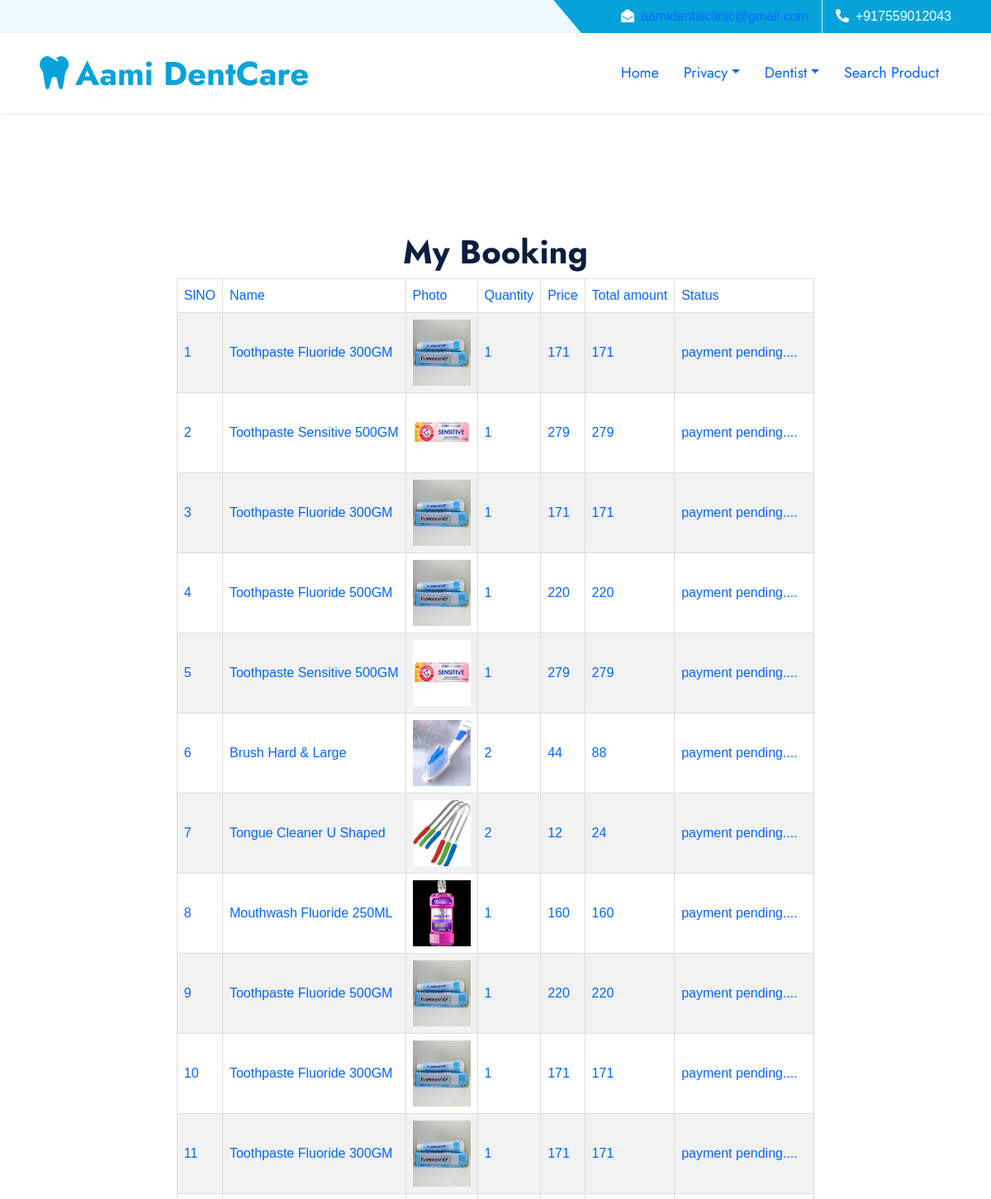
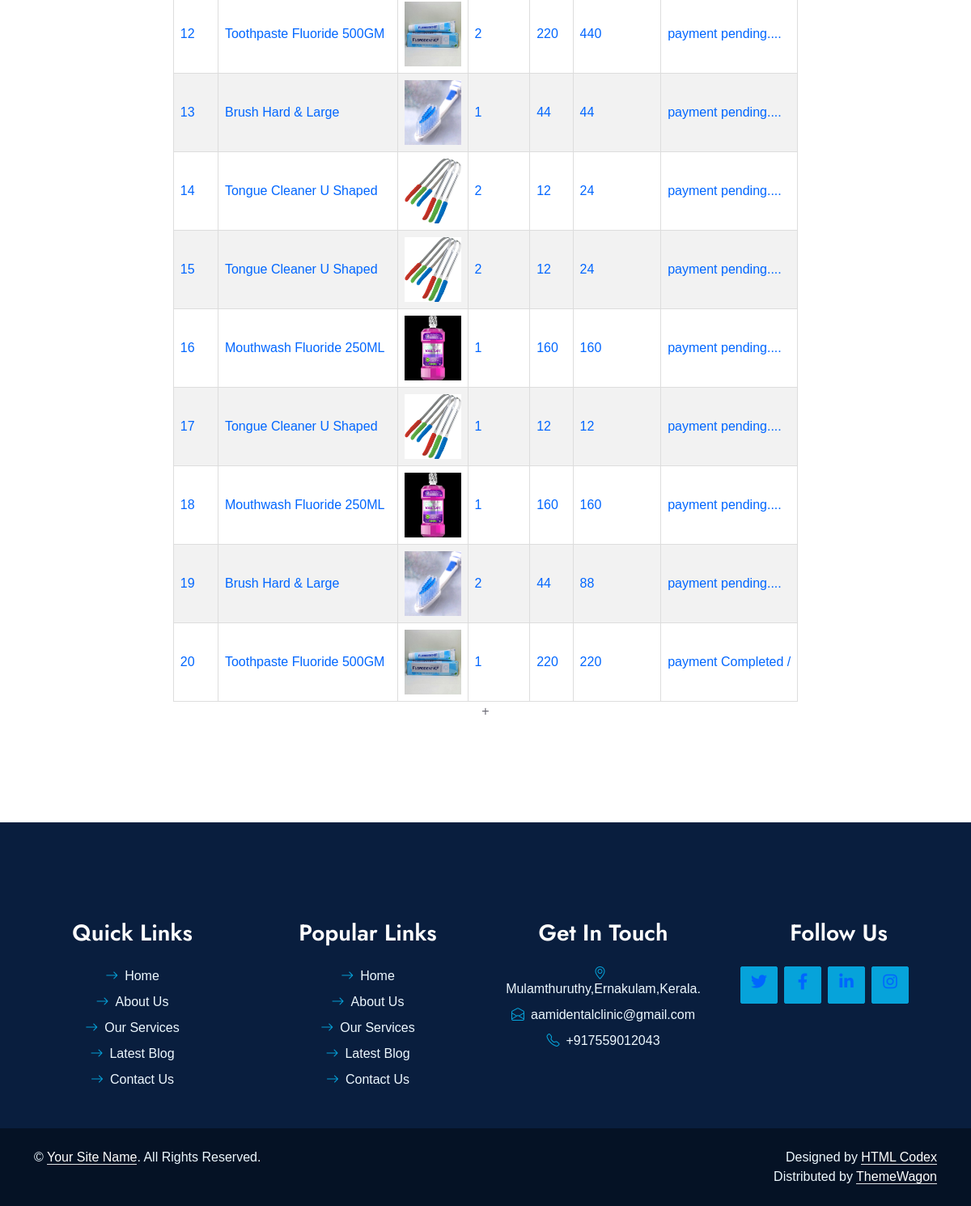
Screenshot of /PROJECT/User/MyBooking.php (signed in) with the database file from the repository (2 pictures, top to bottom).
### tables this page shows
CREATE TABLE `tbl_cart` (
  `cart_date` date NOT NULL DEFAULT current_timestamp(),
  `cart_id` int(11) NOT NULL,
  `cart_qty` int(11) NOT NULL DEFAULT 1,
  `product_id` int(11) NOT NULL,
  `booking_id` int(11) NOT NULL,
  `cart_status` int(11) NOT NULL DEFAULT 0
);

CREATE TABLE `tbl_product` (
  `product_id` int(11) NOT NULL,
  `subcategory_id` int(11) NOT NULL,
  `size_id` int(11) NOT NULL,
  `product_name` varchar(100) NOT NULL,
  `product_des` varchar(200) NOT NULL,
  `product_image` varchar(50) NOT NULL,
  `product_price` varchar(50) NOT NULL
);

### PROJECT/User/MyBooking.php (the view, shortened to what this page needs)
<?php
include("../Assets/Connection/Connection.php");
?>
<!DOCTYPE html PUBLIC "-//W3C//DTD XHTML 1.0 Transitional//EN" "http://www.w3.org/TR/xhtml1/DTD/xhtml1-transitional.dtd">
<html xmlns="http://www.w3.org/1999/xhtml">
<head>
<div id="tab" align="center">
</head>
<body>
<?php
include("Head.php");
?>
<div align="center">
<h1>My Booking</h1>
<form id="form1" name="form1" method="post" action="">
  <table border="1">
    <tr>
      <td>SlNO</td>
      <td>Name</td>
      <td>Photo</td>
      <td>Quantity</td>
      <td>Price</td>
      <td>Total amount</td>
      <td>Status</td>
    </tr>
     <?php
	 $selqry="select * from tbl_booking b inner join tbl_cart c on c.booking_id=b.booking_id inner join
	 tbl_product p on p.product_id=c.product_id where booking_status >=0 and cart_status > 0 and  user_id='".$_SESSION["lgid"]."'";
$result=$con->query($selqry);
	 $i=0;
	while($row=$result->fetch_assoc())
	{
		$qty=$row["cart_qty"];
	$price=$row["product_price"];
	$totalamt=$qty*$price;
		 $i++;
  ?>
  <tr>
          <td><?php echo $i; ?></td>
          <td><?php echo $row["product_name"];?></td>
<td><img src="../Assets/Files/ProductPhoto/<?php echo $row["product_image"];?>" width="70px" height="80px"/></td>
                          <td><?php echo $row["cart_qty"];?></td>
          <td><?php echo $row["product_price"];?></td>
          <td><?php echo $totalamt;?></td>
          <td>
          <?php
          if($row["booking_status"]==1 && $row["cart_status"]==1)
          {
			  ?>
            payment pending....
            <?php
          }
          else if($row["booking_status"]==2 && $row["cart_status"]==1)
          {
            ?>
                        payment Completed /
                        <?php
					}
				?>
          </td>
  </tr>
  <?php
	}
	?>
  </table>
</form>
</div>
<p>+</p>
<p>&nbsp;</p>
<?php
include("Foot.php");
?>
</body>
</html>

### PROJECT/Assets/Template/form.css (style rules this page uses)
#tab { font-family: "Trebuchet MS", Arial, Helvetica, sans-serif; border-collapse: collapse; width: 100%; }
#tab td, #tab th { border: 1px solid #ddd; padding: 8px; color: #06F; }
#tab tr:nth-child(even) { background-color: #f2f2f2; }

### PROJECT/Assets/Template/Main/css/style.css (style rules this page uses)
:root { --primary: #06A3DA; --secondary: #F57E57; --light: #EEF9FF; --dark: #091E3E; }
h1, h2, .font-weight-bold { font-weight: 700 !important; }

### rows the page displays
tbl_cart: product.product_name "Toothpaste Fluoride 300GM", product.product_image (picture), cart_qty "1", product.product_price "171", cart_status "payment pending...."
tbl_cart: product.product_name "Toothpaste Sensitive 500GM", product.product_image (picture), cart_qty "1", product.product_price "279", cart_status "payment pending...."
tbl_cart: product.product_name "Toothpaste Fluoride 300GM", product.product_image (picture), cart_qty "1", product.product_price "171", cart_status "payment pending...."
tbl_cart: product.product_name "Toothpaste Fluoride 500GM", product.product_image (picture), cart_qty "1", product.product_price "220", cart_status "payment pending...."
tbl_cart: product.product_name "Toothpaste Sensitive 500GM", product.product_image (picture), cart_qty "1", product.product_price "279", cart_status "payment pending...."
tbl_cart: product.product_name "Brush Hard & Large", product.product_image (picture), cart_qty "2", product.product_price "44", cart_qty.product_price "88", cart_status "payment pending...."
tbl_cart: product.product_name "Tongue Cleaner U Shaped", product.product_image (picture), cart_qty "2", product.product_price "12", cart_qty.product_price "24", cart_status "payment pending...."
tbl_cart: product.product_name "Mouthwash Fluoride 250ML", product.product_image (picture), cart_qty "1", product.product_price "160", cart_status "payment pending...."
tbl_cart: product.product_name "Toothpaste Fluoride 500GM", product.product_image (picture), cart_qty "1", product.product_price "220", cart_status "payment pending...."
tbl_cart: product.product_name "Toothpaste Fluoride 300GM", product.product_image (picture), cart_qty "1", product.product_price "171", cart_status "payment pending...."
tbl_cart: product.product_name "Toothpaste Fluoride 300GM", product.product_image (picture), cart_qty "1", product.product_price "171", cart_status "payment pending...."
tbl_cart: product.product_name "Toothpaste Fluoride 500GM", product.product_image (picture), cart_qty "2", product.product_price "220", cart_qty.product_price "440", cart_status "payment pending...."
tbl_cart: product.product_name "Brush Hard & Large", product.product_image (picture), cart_qty "1", product.product_price "44", cart_status "payment pending...."
tbl_cart: product.product_name "Tongue Cleaner U Shaped", product.product_image (picture), cart_qty "2", product.product_price "12", cart_qty.product_price "24", cart_status "payment pending...."
tbl_cart: product.product_name "Tongue Cleaner U Shaped", product.product_image (picture), cart_qty "2", product.product_price "12", cart_qty.product_price "24", cart_status "payment pending...."
tbl_cart: product.product_name "Mouthwash Fluoride 250ML", product.product_image (picture), cart_qty "1", product.product_price "160", cart_status "payment pending...."
tbl_cart: product.product_name "Tongue Cleaner U Shaped", product.product_image (picture), cart_qty "1", product.product_price "12", cart_status "payment pending...."
tbl_cart: product.product_name "Mouthwash Fluoride 250ML", product.product_image (picture), cart_qty "1", product.product_price "160", cart_status "payment pending...."
tbl_cart: product.product_name "Brush Hard & Large", product.product_image (picture), cart_qty "2", product.product_price "44", cart_qty.product_price "88", cart_status "payment pending...."
tbl_cart: product.product_name "Toothpaste Fluoride 500GM", product.product_image (picture), cart_qty "1", product.product_price "220", cart_status "payment Completed /"
